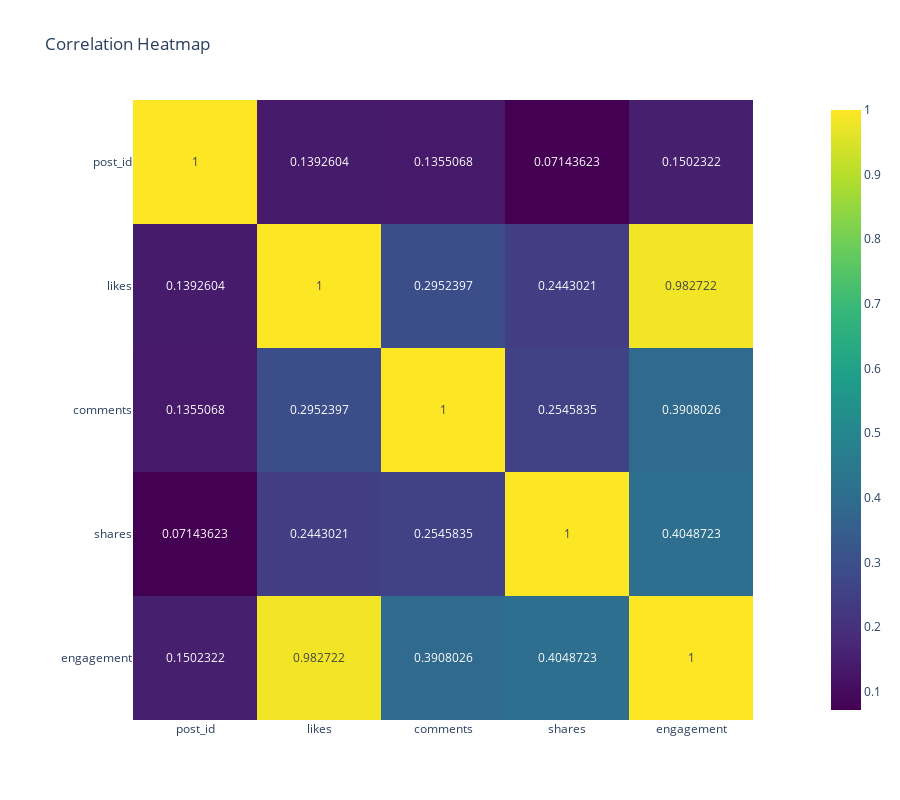

Source (notebook cell):
### Code cell
#To find strongest relationships:
# Prepare numeric matrix
# Use px.imshow()
# Add color_continuous_scale
# Identify two strong correlations

# Select numeric columns for correlation

cor = df.corr(numeric_only=True)

# Plot correlation heatmap
fig = px.imshow(cor,text_auto=True,color_continuous_scale='Viridis',  # or "Plasma", "Cividis"
    title="Correlation Heatmap",width=900,height=800)
fig.show()

### Figure 1 — Plotly figure (JSON) as saved in the notebook; plotly's stock layout.template omitted (floating-point values rounded to 4 significant figures)
{"data": [{"coloraxis": "coloraxis", "hovertemplate": "x: %{x}<br>y: %{y}<br>color: %{z}<extra></extra>", "name": "0", "texttemplate": "%{z}", "type": "heatmap", "x": ["post_id", "likes", "comments", "shares", "engagement"], "xaxis": "x", "y": ["post_id", "likes", "comments", "shares", "engagement"], "yaxis": "y", "z": [[1, 0.1393, 0.1355, 0.07144, 0.1502], [0.1393, 1, 0.2952, 0.2443, 0.9827], [0.1355, 0.2952, 1, 0.2546, 0.3908], [0.07144, 0.2443, 0.2546, 1, 0.4049], [0.1502, 0.9827, 0.3908, 0.4049, 1]]}], "layout": {"coloraxis": {"colorscale": [[0, "#440154"], [0.1111, "#482878"], [0.2222, "#3e4989"], [0.3333, "#31688e"], [0.4444, "#26828e"], [0.5556, "#1f9e89"], [0.6667, "#35b779"], [0.7778, "#6ece58"], [0.8889, "#b5de2b"], [1, "#fde725"]]}, "height": 800, "title": {"text": "Correlation Heatmap"}, "width": 900, "xaxis": {"anchor": "y", "autorange": true, "constrain": "domain", "domain": [0.07182, 0.9282], "range": [-0.5, 4.5], "scaleanchor": "y", "type": "category"}, "yaxis": {"anchor": "x", "autorange": true, "constrain": "domain", "domain": [0, 1], "range": [4.5, -0.5], "type": "category"}}}
